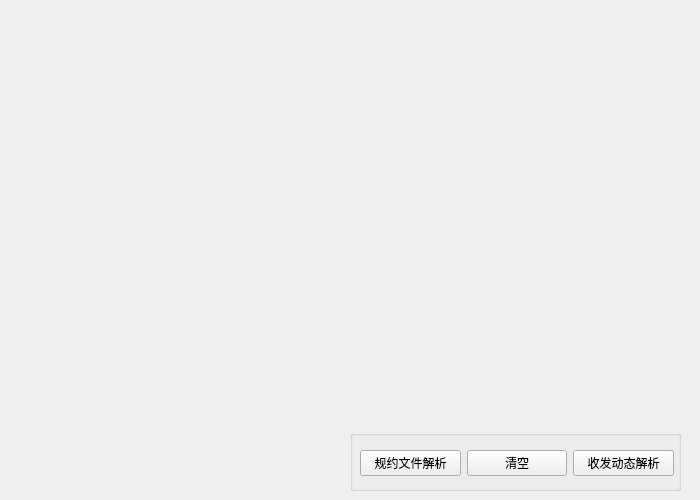
<?xml version="1.0" encoding="UTF-8"?>
<ui version="4.0">
 <class>ProPraseWidget</class>
 <widget class="QWidget" name="ProPraseWidget">
  <property name="geometry">
   <rect>
    <x>0</x>
    <y>0</y>
    <width>700</width>
    <height>500</height>
   </rect>
  </property>
  <property name="minimumSize">
   <size>
    <width>700</width>
    <height>500</height>
   </size>
  </property>
  <property name="windowTitle">
   <string>规约解析</string>
  </property>
  <property name="windowIcon">
   <iconset resource="TRES.qrc">
    <normaloff>:/new/prefix1/Tres/Gear.ico</normaloff>:/new/prefix1/Tres/Gear.ico</iconset>
  </property>
  <property name="autoFillBackground">
   <bool>true</bool>
  </property>
  <widget class="QGroupBox" name="groupBox">
   <property name="geometry">
    <rect>
     <x>350</x>
     <y>430</y>
     <width>331</width>
     <height>61</height>
    </rect>
   </property>
   <property name="title">
    <string/>
   </property>
   <widget class="QWidget" name="layoutWidget">
    <property name="geometry">
     <rect>
      <x>10</x>
      <y>20</y>
      <width>314</width>
      <height>27</height>
     </rect>
    </property>
    <layout class="QHBoxLayout" name="horizontalLayout">
     <item>
      <widget class="QPushButton" name="opProFileBttn">
       <property name="minimumSize">
        <size>
         <width>100</width>
         <height>25</height>
        </size>
       </property>
       <property name="text">
        <string>规约文件解析</string>
       </property>
      </widget>
     </item>
     <item>
      <widget class="QPushButton" name="clrBttn">
       <property name="minimumSize">
        <size>
         <width>100</width>
         <height>25</height>
        </size>
       </property>
       <property name="text">
        <string>清空</string>
       </property>
      </widget>
     </item>
     <item>
      <widget class="QPushButton" name="proPraseBttn">
       <property name="minimumSize">
        <size>
         <width>100</width>
         <height>25</height>
        </size>
       </property>
       <property name="text">
        <string>收发动态解析</string>
       </property>
      </widget>
     </item>
    </layout>
   </widget>
  </widget>
 </widget>
 <resources>
  <include location="TRES.qrc"/>
 </resources>
 <connections/>
</ui>
